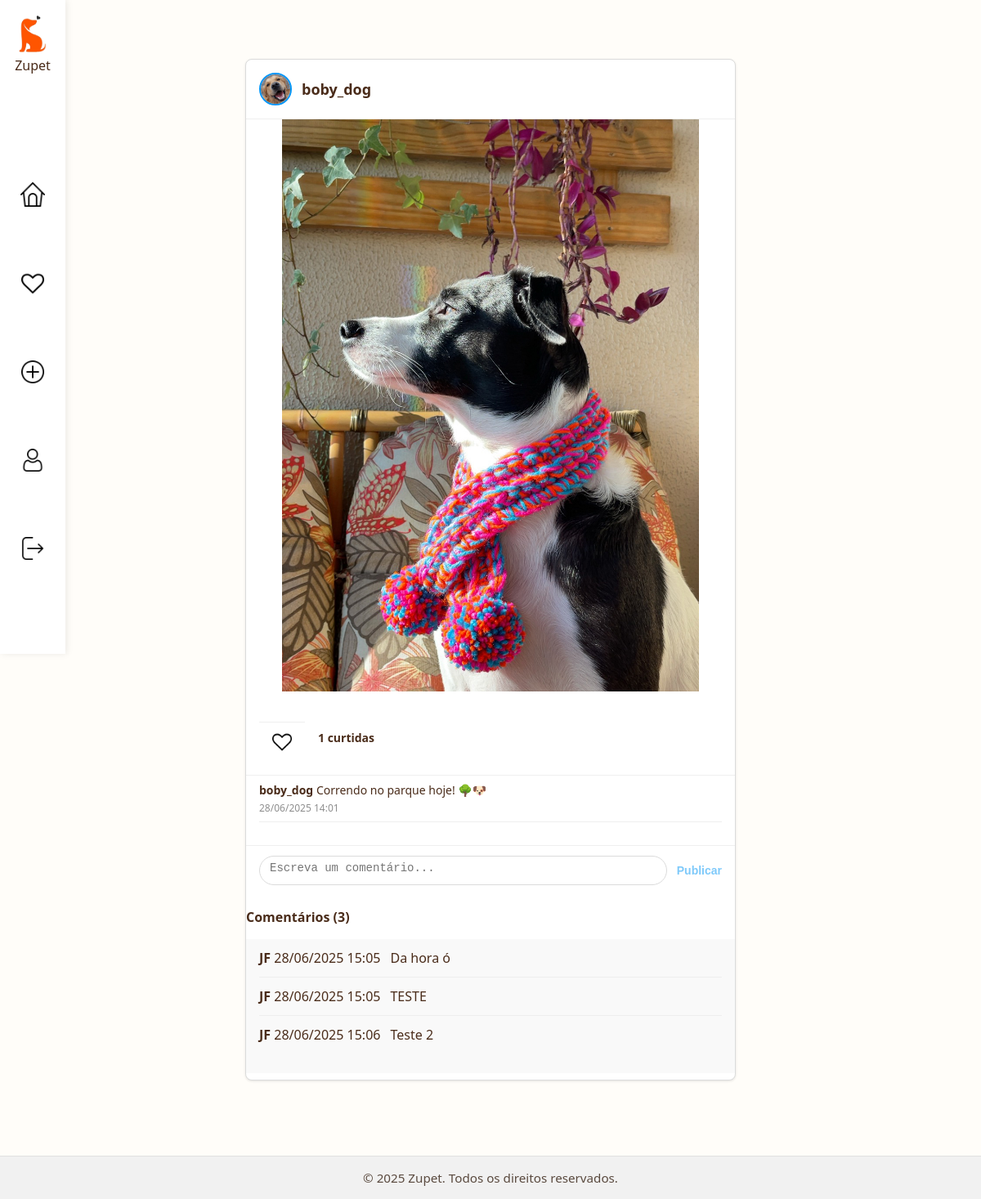
Page /post/1 (signed in) on the earlier database version.
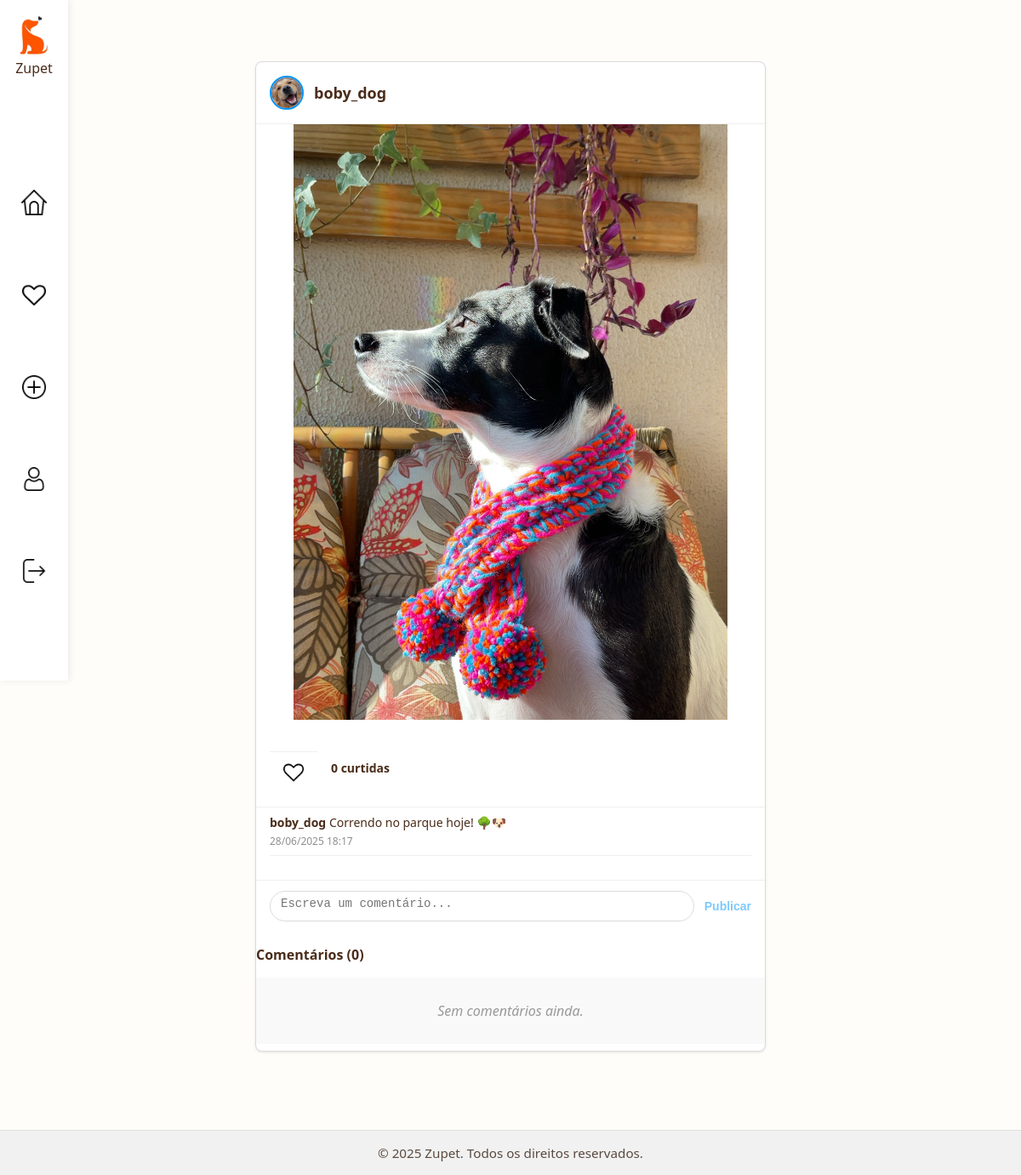
Same page on the later database version.
### Dogram/models.py (models this page shows)
class Post(database.Model):
    id = database.Column(database.Integer, primary_key=True)
    caption = database.Column(database.String, nullable=False)
    image_path = database.Column(database.String, nullable=False)
    date_posted = database.Column(database.DateTime, default=datetime.utcnow)
    user_id = database.Column(database.Integer, database.ForeignKey('user.id'), nullable=False)
    likes = database.Column(database.Integer, nullable=False, default=0)
    user = database.relationship('User', backref='posts', lazy=True)
    comments = database.relationship('Comment', backref='post', lazy=True, cascade='all, delete-orphan')

class Comment(database.Model):
    id = database.Column(database.Integer, primary_key=True)
    content = database.Column(database.Text, nullable=False)
    date_posted = database.Column(database.DateTime, default=datetime.utcnow)
    post_id = database.Column(database.Integer, database.ForeignKey('post.id'), nullable=False)
    user_id = database.Column(database.Integer, database.ForeignKey('user.id'), nullable=False)

class User(database.Model, UserMixin):
    id = database.Column(database.Integer, primary_key=True)
    username = database.Column(database.String, nullable=False)
    email = database.Column(database.String, nullable=False, unique=True)
    password = database.Column(database.String, nullable=False)
    profile_pic = database.Column(database.String, nullable=False, default='default.jpg')
    story = database.Column(database.Boolean)
    favorites = database.relationship(
        'Post', secondary=favorites,
        backref='favorited_by', lazy='dynamic'
    )
    seguindo = database.relationship(
        'User', secondary=seguidores,
        primaryjoin=(seguidores.c.seguidor_id == id),
        secondaryjoin=(seguidores.c.seguido_id == id),
        backref=database.backref('seguidores', lazy='dynamic'),
        lazy='dynamic'
    )
    comments = database.relationship('Comment', backref='user', lazy=True)

### Dogram/routes.py (the view)
@app.route("/post/<int:post_id>")
def ver_post(post_id):
    post = Post.query.get_or_404(post_id)
    comentarios = Comment.query.filter_by(post_id=post.id).order_by(Comment.date_posted.asc()).all()
    return render_template("post.html", post=post, comentarios=comentarios)

### Dogram/models.py (called while the page is built)
@login_manager.user_loader
def load_user(user_id):
    return User.query.get(int(user_id))

### Dogram/templates/post.html (shortened to what this page needs)
{% extends "model.html" %}
{% block links %}
    <link rel="stylesheet" href="{{ url_for('static', filename='styles/general/header.css') }}">
    <link rel="stylesheet" href="{{ url_for('static', filename='styles/posts/post.css') }}">
    <link rel="stylesheet" href="{{ url_for('static', filename='styles/homepage/posts.css') }}">
{% endblock %}
{% block body %}
<header>
    {% include 'navbar.html' %}
</header>
<main>
    <div class="container">
        <h2>
            <img src="{{ url_for('static', filename='assets/profile/' ~ (post.user.profile_pic if post.user.profile_pic else 'default.jpg')) }}"
                alt="Perfil de {{ post.user.username }}"
                class="avatar">
            {{ post.user.username }}
        </h2>
        <img src="{{ url_for('static', filename='assets/posts/' ~ post.image_path) }}"
            alt="Imagem do Post"
            class="img-fluid">
        <div class="post-actions">
            <form method="POST" action="{{ url_for('curtir', post_id=post.id) }}">
                <button class="curtir-btn" data-post-id="{{ post.id }}">
                    {% if post.id in liked_post_ids %}
                        <img src="{{ url_for('static', filename='assets/icones/coracao-cheio.png') }}" alt="Descurtir">
                    {% else %}
                        <img src="{{ url_for('static', filename='assets/icones/coracao.png') }}" alt="Curtir">
                    {% endif %}
                </button>
            </form>
            <span class="likes-count">{{ post.likes }} curtidas</span>
        </div>
        <div class="post-info">
            <p><strong>{{ post.user.username }}</strong> {{ post.caption }}</p>
            <div class="post-meta">
                <span>{{ post.date_posted.strftime('%d/%m/%Y %H:%M') }}</span>
            </div>
        </div>
        <hr>
        {% if current_user.is_authenticated %}
        <form method="POST" action="{{ url_for('comentar', post_id=post.id) }}">
            <textarea name="conteudo" placeholder="Escreva um comentário..." required></textarea>
            <button type="submit" class="btn" disabled>Publicar</button>
        </form>
        {% else %}
        <p><a href="{{ url_for('login') }}">Faça login</a> para comentar.</p>
        {% endif %}
        <h4>Comentários ({{ comentarios|length }})</h4>
        <div class="comentarios">
            {% for comentario in comentarios %}
                <div>
                    <p>
                        <strong>{{ comentario.user.username }}</strong>
                        <span>{{ comentario.date_posted.strftime('%d/%m/%Y %H:%M') }}</span>
                    </p>
                    <p>{{ comentario.content }}</p>
                </div>
            {% else %}
                <p class="sem-comentarios">Sem comentários ainda.</p>
            {% endfor %}
        </div>
    </div>
</main>
{% endblock %}

Differences in the rows shown:
removed Comment: user.username "JF", date_posted "28/06/2025 15:05", content "Da hora ó"
removed Comment: user.username "JF", date_posted "28/06/2025 15:05", content "TESTE"
removed Comment: user.username "JF", date_posted "28/06/2025 15:06", content "Teste 2"
changed Post "Correndo no parque hoje! 🌳🐶": likes "1" → "0"; date_posted "28/06/2025 14:01" → "28/06/2025 18:17"
Other differences:
{{ comentarios|length }}: "3" → "0"
text now shown: "Sem comentários ainda."
